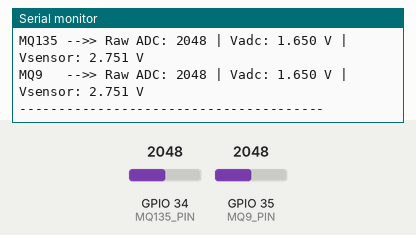
Bench run of a sketch on a simulated ESP32. Parts: the last lines printed to the serial monitor. The inputs (shaded band) are chosen by the test bench; at power-on: GPIO 34 (MQ135_PIN) = 2048, GPIO 35 (MQ9_PIN) = 2048.

Above: at 1.7 s.
1.8 s: GPIO 34 (MQ135_PIN) set to 2866
At 3.1 s:
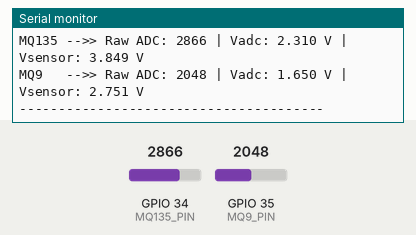
3.3 s: GPIO 35 (MQ9_PIN) set to 2866
At 4.3 s:
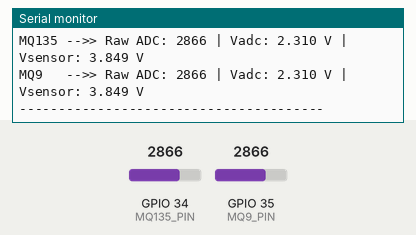
4.8 s: GPIO 34 (MQ135_PIN) set to 3603
At 6.1 s:
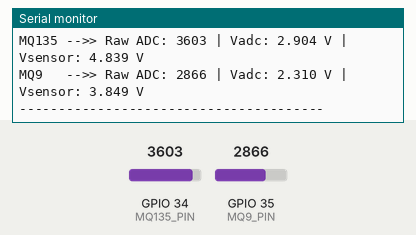
6.3 s: GPIO 35 (MQ9_PIN) set to 3603
At 7.4 s:
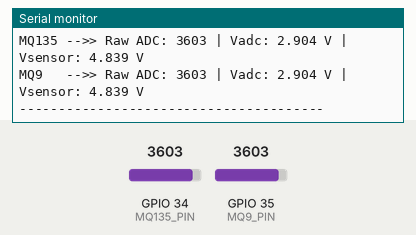
Timing chart, 0 to 8.8 s (numbered marks = the images above; inputs shaded):
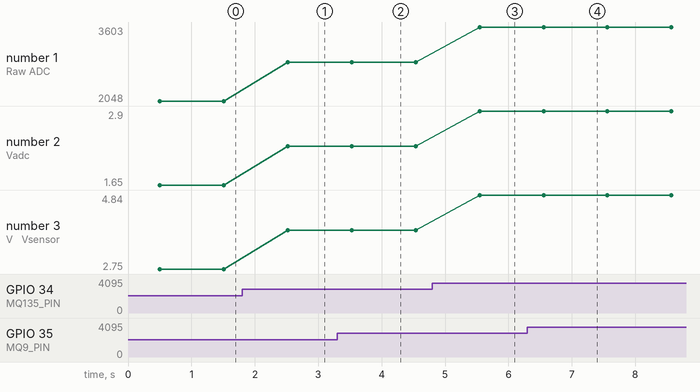

Measured:
- after the input at 1.8 s, the serial monitor: prints a new line after 0.72 s (image 1)
- after the input at 3.3 s, the serial monitor: prints a new line after 0.23 s (image 2)
- after the input at 4.8 s, the serial monitor: prints a new line after 0.74 s (image 3)
- after the input at 6.3 s, the serial monitor: prints a new line after 0.25 s (image 4)
- plotted number 1: 2048 → 2866 after the input at 1.8 s, 2866 → 3603 after the input at 4.8 s
- plotted number 2: 1.65 → 2.31 after the input at 1.8 s, 2.31 → 2.9 after the input at 4.8 s
- plotted number 3: 2.75 → 3.85 after the input at 1.8 s, 3.85 → 4.84 after the input at 4.8 s

The sketch:

MQ_Sensor_V2.ino
```cpp
#define MQ135_PIN 34
#define MQ9_PIN   35

// Divider values
const float R1 = 10000.0;   // 10k
const float R2 = 15000.0;   // 15k
const float DIVIDER_FACTOR = (R1 + R2) / R2;  // = 1.667

// ADC settings
const float ADC_REF = 3.3;    // ESP32 ADC reference voltage
const int ADC_MAX = 4095;     // 12-bit ADC

float readVoltage(int pin) {
  int raw = analogRead(pin);                      // raw ADC value
  float v_adc = (raw / (float)ADC_MAX) * ADC_REF; // voltage at ESP32 pin
  float v_sensor = v_adc * DIVIDER_FACTOR;        // recovered actual sensor output
  Serial.print("Raw ADC: "); Serial.print(raw);
  Serial.print(" | Vadc: "); Serial.print(v_adc, 3);
  Serial.print(" V | Vsensor: "); Serial.print(v_sensor, 3);
  Serial.println(" V");
  return v_sensor;
}

void setup() {
  Serial.begin(115200);
  delay(500);

  analogSetWidth(12); // 0–4095 range
  analogSetPinAttenuation(MQ135_PIN, ADC_11db);
  analogSetPinAttenuation(MQ9_PIN,   ADC_11db);

  Serial.println("MQ sensors online...");
}

void loop() {
  Serial.print("MQ135 -->> ");
  readVoltage(MQ135_PIN);

  Serial.print("MQ9   -->> ");
  readVoltage(MQ9_PIN);

  Serial.println("---------------------------------------");
  delay(1000);
}
```
